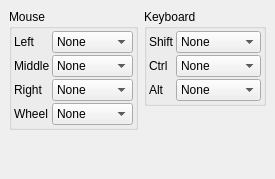
     <widget class="QWidget" name="InteractionTab" >
      <attribute name="title" >
       <string>Interaction</string>
      </attribute>
      <layout class="QHBoxLayout" >
       <property name="margin" >
        <number>9</number>
       </property>
       <property name="spacing" >
        <number>6</number>
       </property>
       <item>
        <layout class="QVBoxLayout" >
         <property name="margin" >
          <number>0</number>
         </property>
         <property name="spacing" >
          <number>6</number>
         </property>
         <item>
          <widget class="QGroupBox" name="MouseGroup" >
           <property name="sizePolicy" >
            <sizepolicy>
             <hsizetype>5</hsizetype>
             <vsizetype>1</vsizetype>
             <horstretch>0</horstretch>
             <verstretch>0</verstretch>
            </sizepolicy>
           </property>
           <property name="title" >
            <string>Mouse</string>
           </property>
           <layout class="QHBoxLayout" >
            <property name="margin" >
             <number>2</number>
            </property>
            <property name="spacing" >
             <number>4</number>
            </property>
            <item>
             <layout class="QGridLayout" >
              <property name="margin" >
               <number>0</number>
              </property>
              <property name="spacing" >
               <number>2</number>
              </property>
              <item row="2" column="0" >
               <widget class="QLabel" name="label_25" >
                <property name="text" >
                 <string>Right</string>
                </property>
               </widget>
              </item>
              <item row="1" column="1" >
               <widget class="QComboBox" name="MiddleMouseCombo" >
                <property name="sizePolicy" >
                 <sizepolicy>
                  <hsizetype>7</hsizetype>
                  <vsizetype>0</vsizetype>
                  <horstretch>0</horstretch>
                  <verstretch>0</verstretch>
                 </sizepolicy>
                </property>
                <item>
                 <property name="text" >
                  <string>None</string>
                 </property>
                </item>
                <item>
                 <property name="text" >
                  <string>Rotate</string>
                 </property>
                </item>
                <item>
                 <property name="text" >
                  <string>Translate</string>
                 </property>
                </item>
                <item>
                 <property name="text" >
                  <string>Interact</string>
                 </property>
                </item>
                <item>
                 <property name="text" >
                  <string>Zoom</string>
                 </property>
                </item>
                <item>
                 <property name="text" >
                  <string>Z-Rotate</string>
                 </property>
                </item>
               </widget>
              </item>
              <item row="0" column="1" >
               <widget class="QComboBox" name="LeftMouseCombo" >
                <property name="sizePolicy" >
                 <sizepolicy>
                  <hsizetype>7</hsizetype>
                  <vsizetype>0</vsizetype>
                  <horstretch>0</horstretch>
                  <verstretch>0</verstretch>
                 </sizepolicy>
                </property>
                <item>
                 <property name="text" >
                  <string>None</string>
                 </property>
                </item>
                <item>
                 <property name="text" >
                  <string>Rotate</string>
                 </property>
                </item>
                <item>
                 <property name="text" >
                  <string>Translate</string>
                 </property>
                </item>
                <item>
                 <property name="text" >
                  <string>Interact</string>
                 </property>
                </item>
                <item>
                 <property name="text" >
                  <string>Zoom</string>
                 </property>
                </item>
                <item>
                 <property name="text" >
                  <string>Z-Rotate</string>
                 </property>
                </item>
               </widget>
              </item>
              <item row="1" column="0" >
               <widget class="QLabel" name="label_24" >
                <property name="text" >
                 <string>Middle</string>
                </property>
               </widget>
              </item>
              <item row="0" column="0" >
               <widget class="QLabel" name="label_23" >
                <property name="text" >
                 <string>Left</string>
                </property>
               </widget>
              </item>
              <item row="2" column="1" >
               <widget class="QComboBox" name="RightMouseCombo" >
                <property name="sizePolicy" >
                 <sizepolicy>
                  <hsizetype>7</hsizetype>
                  <vsizetype>0</vsizetype>
                  <horstretch>0</horstretch>
                  <verstretch>0</verstretch>
                 </sizepolicy>
                </property>
                <item>
                 <property name="text" >
                  <string>None</string>
                 </property>
                </item>
                <item>
                 <property name="text" >
                  <string>Rotate</string>
                 </property>
                </item>
                <item>
                 <property name="text" >
                  <string>Translate</string>
                 </property>
                </item>
                <item>
                 <property name="text" >
                  <string>Interact</string>
                 </property>
                </item>
                <item>
                 <property name="text" >
                  <string>Zoom</string>
                 </property>
                </item>
                <item>
                 <property name="text" >
                  <string>Z-Rotate</string>
                 </property>
                </item>
               </widget>
              </item>
              <item row="3" column="0" >
               <widget class="QLabel" name="label_29" >
                <property name="text" >
                 <string>Wheel</string>
                </property>
               </widget>
              </item>
              <item row="3" column="1" >
               <widget class="QComboBox" name="WheelMouseCombo" >
                <property name="sizePolicy" >
                 <sizepolicy>
                  <hsizetype>7</hsizetype>
                  <vsizetype>0</vsizetype>
                  <horstretch>0</horstretch>
                  <verstretch>0</verstretch>
                 </sizepolicy>
                </property>
                <item>
                 <property name="text" >
                  <string>None</string>
                 </property>
                </item>
                <item>
                 <property name="text" >
                  <string>Rotate</string>
                 </property>
                </item>
                <item>
                 <property name="text" >
                  <string>Translate</string>
                 </property>
                </item>
                <item>
                 <property name="text" >
                  <string>Interact</string>
                 </property>
                </item>
                <item>
                 <property name="text" >
                  <string>Zoom</string>
                 </property>
                </item>
                <item>
                 <property name="text" >
                  <string>Z-Rotate</string>
                 </property>
                </item>
               </widget>
              </item>
             </layout>
            </item>
           </layout>
          </widget>
         </item>
         <item>
          <spacer>
           <property name="orientation" >
            <enum>Qt::Vertical</enum>
           </property>
           <property name="sizeHint" >
            <size>
             <width>20</width>
             <height>40</height>
            </size>
           </property>
          </spacer>
         </item>
        </layout>
       </item>
       <item>
        <layout class="QVBoxLayout" >
         <property name="margin" >
          <number>0</number>
         </property>
         <property name="spacing" >
          <number>6</number>
         </property>
         <item>
          <widget class="QGroupBox" name="KeyboardGroup" >
           <property name="title" >
            <string>Keyboard</string>
           </property>
           <layout class="QVBoxLayout" >
            <property name="margin" >
             <number>2</number>
            </property>
            <property name="spacing" >
             <number>4</number>
            </property>
            <item>
             <layout class="QGridLayout" >
              <property name="margin" >
               <number>0</number>
              </property>
              <property name="spacing" >
               <number>2</number>
              </property>
              <item row="2" column="0" >
               <widget class="QLabel" name="label_32" >
                <property name="text" >
                 <string>Alt</string>
                </property>
               </widget>
              </item>
              <item row="0" column="0" >
               <widget class="QLabel" name="label_30" >
                <property name="text" >
                 <string>Shift</string>
                </property>
               </widget>
              </item>
              <item row="1" column="0" >
               <widget class="QLabel" name="label_31" >
                <property name="text" >
                 <string>Ctrl</string>
                </property>
               </widget>
              </item>
              <item row="0" column="1" >
               <widget class="QComboBox" name="ShiftButtonCombo" >
                <property name="sizePolicy" >
                 <sizepolicy>
                  <hsizetype>7</hsizetype>
                  <vsizetype>0</vsizetype>
                  <horstretch>0</horstretch>
                  <verstretch>0</verstretch>
                 </sizepolicy>
                </property>
                <item>
                 <property name="text" >
                  <string>None</string>
                 </property>
                </item>
                <item>
                 <property name="text" >
                  <string>Transform</string>
                 </property>
                </item>
                <item>
                 <property name="text" >
                  <string>Z-Rotate</string>
                 </property>
                </item>
               </widget>
              </item>
              <item row="1" column="1" >
               <widget class="QComboBox" name="CtrlButtonCombo" >
                <property name="sizePolicy" >
                 <sizepolicy>
                  <hsizetype>7</hsizetype>
                  <vsizetype>0</vsizetype>
                  <horstretch>0</horstretch>
                  <verstretch>0</verstretch>
                 </sizepolicy>
                </property>
                <item>
                 <property name="text" >
                  <string>None</string>
                 </property>
                </item>
                <item>
                 <property name="text" >
                  <string>Transform</string>
                 </property>
                </item>
                <item>
                 <property name="text" >
                  <string>Z-Rotate</string>
                 </property>
                </item>
               </widget>
              </item>
              <item row="2" column="1" >
               <widget class="QComboBox" name="AltButtonCombo" >
                <property name="sizePolicy" >
                 <sizepolicy>
                  <hsizetype>7</hsizetype>
                  <vsizetype>0</vsizetype>
                  <horstretch>0</horstretch>
                  <verstretch>0</verstretch>
                 </sizepolicy>
                </property>
                <item>
                 <property name="text" >
                  <string>None</string>
                 </property>
                </item>
                <item>
                 <property name="text" >
                  <string>Transform</string>
                 </property>
                </item>
                <item>
                 <property name="text" >
                  <string>Z-Rotate</string>
                 </property>
                </item>
               </widget>
              </item>
             </layout>
            </item>
           </layout>
          </widget>
         </item>
         <item>
          <spacer>
           <property name="orientation" >
            <enum>Qt::Vertical</enum>
           </property>
           <property name="sizeHint" >
            <size>
             <width>20</width>
             <height>20</height>
            </size>
           </property>
          </spacer>
         </item>
        </layout>
       </item>
      </layout>
     </widget>
